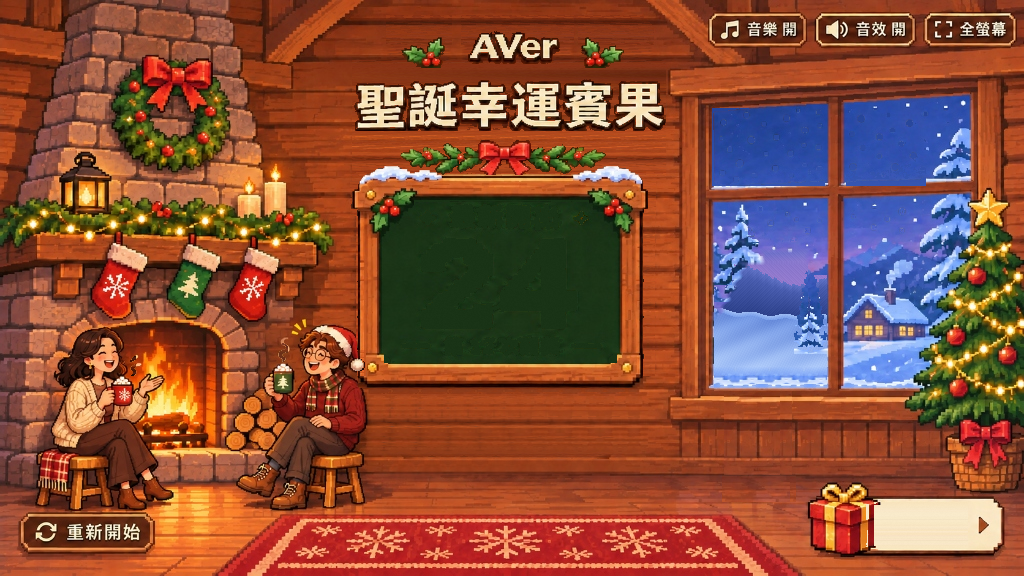
#> input picture assets/scene_clean.png, 1024 x 576 px, found by its file name
$ python build_all_character_actions.py
#> lines starting #> are read from the running program, lines starting #| are printed output that depends on the picture
from PIL import Image
import math

orig = Image.open("public/assets/scene_clean.png").convert("RGBA")
#> orig is the input picture: PIL image 1024x576 RGBA; mean R, G, B, A 136.8, 78.9, 57.3, 255
orig_px = orig.load()

# ==============================================================================
# 1. 窗邊男生：全身轉過去背面 (boy_look_back.png)
# ==============================================================================
SPRITE_X1, SPRITE_Y1 = 710, 260
W, H = 96, 248
boy_idle = Image.open("public/assets/boy_idle.png").convert("RGBA")
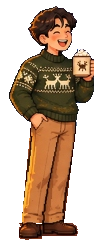
#> input picture assets/boy_idle.png, 96 x 248 px, found by its file name
#> boy_idle is the input picture: PIL image 96x248 RGBA; mean R, G, B, A 64.9, 42.3, 23.7, 126.3
idle_px = boy_idle.load()

boy_back = Image.new("RGBA", (W, H), (0, 0, 0, 0))
#> boy_back: PIL image 96x248 RGBA; every value is 0
back_px = boy_back.load()

# (A) 頭部後腦勺與高領背面 (gy = 264..322)
for gy in range(264, 323):
    ly = gy - SPRITE_Y1
    # 僅掃描頭部範圍 725..780 (避免 gy>=305 時掃到右側 x>=780 的棉花糖與馬克杯！)
    scan_max = 782 if gy < 304 else 775
    row_xs = [gx for gx in range(725, scan_max) if idle_px[gx - SPRITE_X1, ly][3] > 128]
    if not row_xs:
        continue
    xmin, xmax = min(row_xs), max(row_xs)

    if 296 <= gy <= 305:
        xmax = min(xmax, int(780 - (gy - 296) * 0.75))
    elif 306 <= gy <= 311:
        xmin, xmax = 747, 772
    elif gy >= 312:
        # 墨綠高領毛衣固定寬度 748..773，絕不往右凸出
        xmin, xmax = 748, 773

    for gx in range(xmin, xmax + 1):
        lx = gx - SPRITE_X1
        if gx <= xmin + 1 or gx >= xmax - 1 or gy <= 265:
            back_px[lx, ly] = (34, 16, 9, 255)
            continue

        if gy <= 309:
            r, g, b, a = idle_px[lx, ly]
            # 頭頂與左側原本就是深棕色手繪捲髮的區域直接保留
            if a > 128 and 25 < r < 102 and (gy <= 283 or (gx <= 753 and gy <= 294)):
                back_px[lx, ly] = (r, g, b, 255)
            else:
                # 使用飽滿的自然深棕捲髮色階，不再採樣到透明黑色背景
                cx = (xmin + xmax) * 0.5
                dist = abs(gx - cx) / max(1.0, (xmax - xmin) * 0.5)
                wave = math.sin((gx - 740) * 0.45 + (gy - 275) * 0.35)
                if dist < 0.45 and wave > -0.2:
                    base_c = (84, 43, 22)
                elif dist < 0.75:
                    base_c = (66, 33, 16)
                else:
                    base_c = (48, 23, 11)
                shade = 1.0 if gy <= 296 else max(0.74, 1.0 - (gy - 296) * 0.02)
                back_px[lx, ly] = (int(base_c[0] * shade), int(base_c[1] * shade), int(base_c[2] * shade), 255)
        elif gy in (310, 311):
            back_px[lx, ly] = (30, 15, 8, 255)
        else:
            # 墨綠高領毛衣後領 (gy=312..322)
            rib = ((gx - 748) // 2) % 2
            back_px[lx, ly] = (58, 63, 35, 255) if rib == 0 else (45, 50, 27, 255)
#> this loop made 59 passes
#> row_xs on pass 4: [763, 764, 765, 766, 767]

# (B) 毛衣背面與雙肩 (gy = 320..383)
SPINE_X = 762.5
for gy in range(320, 384):
    ly = gy - SPRITE_Y1
    for lx in range(W):
        gx = lx + SPRITE_X1
        dx = gx - SPINE_X
        src_gx = gx if dx <= 0 else int(round(SPINE_X - dx / 0.92))
        src_lx = src_gx - SPRITE_X1
        if not (0 <= src_lx < W):
            continue
        r, g, b, a = idle_px[src_lx, ly]
        if a < 128:
            continue

        # 在 gy=372..383 (毛衣下擺與袖口)，將插口袋手背與中間褲腰頭替換為柔和一致的墨綠羅紋下擺
        if gy >= 372 and 733 <= src_gx <= 764:
            if gy >= 382:
                r, g, b = (32, 18, 10)
            else:
                rib = ((gx - 735) // 2) % 2
                r, g, b = (54, 58, 31) if rib == 0 else (43, 47, 25)
        elif gy >= 382 and 738 <= gx <= 785:
            r, g, b = (32, 18, 10)

        if dx > 2 and r > 40:
            r, g, b = int(r * 0.94), int(g * 0.94), int(b * 0.94)

        back_px[lx, ly] = (r, g, b, 255)

# (C) 長褲背面 (gy = 384..481)
# 直接以 gy=408 的原圖真實長褲橫行像素往上平滑延伸至 gy=384，與 gy>408 達到 0 色差無縫銜接！
ref_ly = 408 - SPRITE_Y1
ref_xs = [x for x in range(730, 790) if idle_px[x - SPRITE_X1, ref_ly][3] > 128]
#> ref_xs = 45 values from 739 to 783
ref_l, ref_r = min(ref_xs), max(ref_xs)
#> ref_l = 739; ref_r = 783

for gy in range(384, 481):
    ly = gy - SPRITE_Y1
    if gy <= 408:
        row_xs = [x for x in range(730, 790) if idle_px[x - SPRITE_X1, ly][3] > 128]
        if not row_xs:
            continue
        cur_l, cur_r = min(row_xs), max(row_xs)
        for gx in range(cur_l, cur_r + 1):
            lx = gx - SPRITE_X1
            # 將 cur_l..cur_r 線性對應到 ref_l..ref_r 的真實長褲像素
            t = (gx - cur_l) / max(1.0, (cur_r - cur_l))
            mapped_gx = int(round(ref_l + t * (ref_r - ref_l)))
            c = idle_px[mapped_gx - SPRITE_X1, ref_ly]
            back_px[lx, ly] = c
    else:
        for lx in range(W):
            rgba = idle_px[lx, ly]
            if rgba[3] > 128:
                back_px[lx, ly] = rgba
#> this loop made 97 passes
#> (cur_l, cur_r) on passes 1 to 12: (741, 786), (741, 786), (741, 785), (741, 785), (740, 785), (740, 785), (740, 785), (740, 785), (740, 785), (740, 785), (740, 784), (740, 784)

# (D) 皮鞋後腳跟與褲腳 (gy = 481..506)
for gy in range(481, 486):
    ly = gy - SPRITE_Y1
    for gx in range(728, 777):
        lx = gx - SPRITE_X1
        back_px[lx, ly] = idle_px[lx, ly]

for gy in range(486, 506):
    ly = gy - SPRITE_Y1
    for gx in range(728, 753):
        lx = gx - SPRITE_X1
        r, g, b, a = idle_px[lx, ly]
        if a < 128:
            continue
        if r > 120 and gy < 499:
            r, g, b = int(r * 0.72), int(g * 0.68), int(b * 0.65)
        if 498 <= gy <= 500 and r > 55:
            r, g, b = (45, 23, 12)
        back_px[lx, ly] = (r, g, b, a)
        rx = lx + 23
        ry = ly - 2
        if 0 <= rx < W and 0 <= ry < H:
            back_px[rx, ry] = (int(r * 0.92), int(g * 0.92), int(b * 0.92), a)

boy_back.save("public/assets/boy_look_back.png")


# ==============================================================================
# 2. 左邊火爐旁女生動作貼圖 (裁切範圍 GX1=60, GY1=332, GW=104, GH=100)
# ==============================================================================
GX1, GY1, GW, GH = 60, 332, 104, 100
girl_talk = orig.crop((GX1, GY1, GX1 + GW, GY1 + GH))
girl_talk.save("public/assets/girl_talk.png")
gt_px = girl_talk.load()

# --- 製作 girl_hand_down.png (左手放下放在腿上) ---
girl_down = girl_talk.copy()
gd_px = girl_down.load()

# 1. 提取女生的「左手掌 (gx=139..163, gy=370..393) + 左前臂袖子 (gx=131..153, gy=387..424)」
left_arm = Image.new("RGBA", (GW, GH), (0, 0, 0, 0))
#> left_arm: PIL image 104x100 RGBA; every value is 0
la_px = left_arm.load()

for gy in range(370, 425):
    for gx in range(130, 164):
        lx, ly = gx - GX1, gy - GY1
        r, g, b, a = gt_px[lx, ly]
        is_part = False
        if gy <= 392 and gx >= 139:
            is_flame_bg = (r > 215 and b < 55 and not (r < 115 and g < 70)) or (gx <= 141 and gy <= 376)
            if gy >= 389 and gx >= 153:
                is_flame_bg = True
            if not is_flame_bg:
                is_part = True
        elif gy >= 386 and gx <= 153:
            right_bound = 152 - int(max(0, gy - 392) * 0.42)
            left_bound = 132 if gy <= 404 else 126
            if left_bound <= gx <= right_bound:
                is_part = True
        if is_part:
            la_px[lx, ly] = (r, g, b, 255)

# 2. 擦除舉起的左手掌 (gy=368..393, gx=139..163)：
# 直接將正上方 gy=344..368 的真實火焰垂直連續向下延展，與 gy=368 邊界 100% 零色差銜接！
for gy in range(368, 423):
    for gx in range(131, 164):
        lx, ly = gx - GX1, gy - GY1
        if la_px[lx, ly][3] > 0 or (368 <= gy <= 393 and gx >= 139):
            if gy >= 388 and gx <= 144:
                gd_px[lx, ly] = orig_px[min(144, gx), min(414, gy + 8)]
            else:
                # 在 gy=368 時 src_gy 正好為 368 (零接縫)，往下平滑採樣右側與上方火焰
                t = (gy - 368) / 26.0
                src_gy = int(round(368 - t * 14))
                src_gx = min(163, int(round(gx + t * 8)))
                gd_px[lx, ly] = orig_px[src_gx, max(345, min(420, src_gy))]

# 3. 繞左肘樞紐 (gx=128, gy=412) 順時針往下旋轉 20 度
piv_x, piv_y = 128 - GX1, 412 - GY1
rad = math.radians(20)
cos_a, sin_a = math.cos(rad), math.sin(rad)
rot_arm = Image.new("RGBA", (GW, GH), (0, 0, 0, 0))
ra_px = rot_arm.load()
for y in range(GH):
    for x in range(GW):
        dx, dy = x - piv_x, y - piv_y
        sx = int(round(piv_x + dx * cos_a + dy * sin_a))
        sy = int(round(piv_y - dx * sin_a + dy * cos_a))
        if 0 <= sx < GW and 0 <= sy < GH and la_px[sx, sy][3] > 0:
            ra_px[x, y] = la_px[sx, sy]

girl_down.alpha_composite(rot_arm)
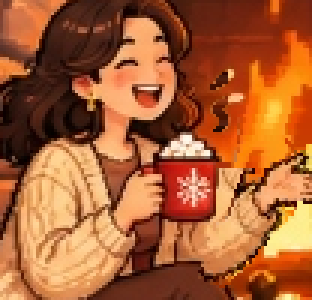
#> girl_down: PIL image 104x100 RGBA (shown 3 times larger); mean R, G, B, A 168, 95.4, 52.2, 255
girl_down.save("public/assets/girl_hand_down.png")


# --- 製作 girl_drink.png (右手與紅馬克杯抬高到嘴邊喝熱可可) ---
girl_drink = girl_talk.copy()
gdr_px = girl_drink.load()

# 1. 提取「右手掌 + 紅色馬克杯 + 棉花糖」(gx=96..133, gy=374..408)
g_cup = Image.new("RGBA", (GW, GH), (0, 0, 0, 0))
gc_px = g_cup.load()
for gy in range(374, 409):
    for gx in range(96, 134):
        lx, ly = gx - GX1, gy - GY1
        r, g, b, a = gt_px[lx, ly]
        take = False
        if 108 <= gx <= 133 and 374 <= gy <= 405:
            if not (gx <= 112 and gy <= 378 and r < 85):
                take = True
        if 96 <= gx <= 115 and 384 <= gy <= 408:
            take = True
        if take:
            gc_px[lx, ly] = (r, g, b, 255)

# 2. 修補杯子與右手上移 10px 後在下方 (gy=394..408, gx=96..133) 露出的 10px 區域：
for gy in range(392, 409):
    for gx in range(96, 134):
        lx, ly = gx - GX1, gy - GY1
        if gc_px[lx, ly][3] > 0:
            if gx <= 106:
                gdr_px[lx, ly] = orig_px[gx - 4, min(415, gy + 8)]
            elif gx <= 115:
                # 內搭毛衣純棕色 (採樣自 gx=108, gy=412，避開下方深色褲頭)
                gdr_px[lx, ly] = orig_px[108 + (gx % 3), 411 + (gy % 3)]
            else:
                # 左前臂米白毛衣 (採樣自 gx=135..142, gy=402..410)
                gdr_px[lx, ly] = orig_px[min(143, gx + 14), min(412, gy + 5)]

# 3. 將紅馬克杯與右手往左上嘴邊抬高 (dx = -2, dy = -10)
up_cup = Image.new("RGBA", (GW, GH), (0, 0, 0, 0))
uc_px = up_cup.load()
for y in range(GH):
    for x in range(GW):
        sx, sy = x - (-2), y - (-10)
        if 0 <= sx < GW and 0 <= sy < GH and gc_px[sx, sy][3] > 0:
            uc_px[x, y] = gc_px[sx, sy]

girl_drink.alpha_composite(up_cup)
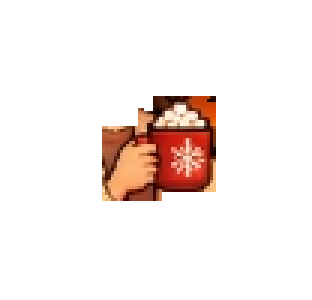
#> up_cup: PIL image 104x100 RGBA (shown 3 times larger); mean R, G, B, A 19.3, 10.1, 6.9, 27.8; transparent parts drawn white
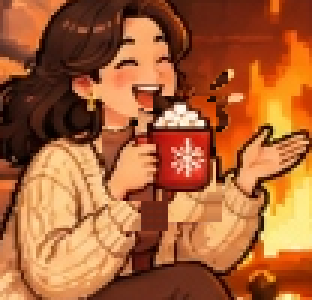
#> girl_drink: PIL image 104x100 RGBA (shown 3 times larger); mean R, G, B, A 168.7, 97.9, 54.3, 255
girl_drink.save("public/assets/girl_drink.png")


# ==============================================================================
# 3. 中間聖誕帽男生動作貼圖 (裁切範圍 BX1=228, BY1=316, BW=132, BH=148)
# ==============================================================================
BX1, BY1, BW, BH = 228, 316, 132, 148
boy1_talk = orig.crop((BX1, BY1, BX1 + BW, BY1 + BH))
boy1_talk.save("public/assets/boy1_talk.png")
bt_px = boy1_talk.load()

boy1_clean_bg = boy1_talk.copy()
bcb_px = boy1_clean_bg.load()

# 徹底清除頭頂三道黃色說話光芒及其深色外框 (gx=280..308, gy=316..337)：
for gy in range(316, 338):
    for gx in range(280, 308):
        # 男生頭髮位於 gy >= 328 and gx >= 298 (以及 gy >= 333 and gx >= 293 的髮梢)
        if (gy >= 328 and gx >= 298) or (gy >= 333 and gx >= 293):
            continue
        src_gx = 266 + ((gx - 280) % 14)
        bcb_px[gx - BX1, gy - BY1] = orig_px[src_gx, gy]

# 徹底清除綠馬克杯上方靜態蒸汽線 (gx=276..291, gy=336..359)：
for gy in range(336, 360):
    for gx in range(276, 291):
        src_gx = 264 + ((gx - 276) % 11)
        bcb_px[gx - BX1, gy - BY1] = orig_px[src_gx, gy]

# 提取「綠色馬克杯 + 棉花糖 + 右手掌」(gx=263..294, gy=359..398)
b_cup = Image.new("RGBA", (BW, BH), (0, 0, 0, 0))
#> b_cup: PIL image 132x148 RGBA; every value is 0
bc_px = b_cup.load()
for gy in range(359, 399):
    for gx in range(263, 295):
        lx, ly = gx - BX1, gy - BY1
        r, g, b, a = bt_px[lx, ly]
        take = False
        if 272 <= gx <= 294 and 359 <= gy <= 393:
            is_brick = (gy <= 365 and (gx <= 275 or gx >= 290) and r > g + 35 and r < 165)
            if not is_brick:
                take = True
        if 263 <= gx <= 282 and 370 <= gy <= 398:
            is_wood = (gx <= 272 and gy >= 390) and not (gx >= 268 and gy <= 394 and r > 185 and b > 95)
            is_stone = (gx <= 266 and gy <= 375 and r < 165)
            if not is_wood and not is_stone:
                take = True
        if take:
            bc_px[lx, ly] = (r, g, b, 255)

def erase_boy1_cup_area(img):
    px = img.load()
    for gy in range(359, 399):
        for gx in range(263, 295):
            lx, ly = gx - BX1, gy - BY1
            if bc_px[lx, ly][3] > 0:
                if gy <= 388:
                    src_gy = max(336, gy - 22)
                    px[lx, ly] = bcb_px[lx, src_gy - BY1]
                else:
                    if gx <= 273:
                        # 保留圓木柴火自然過渡
                        px[lx, ly] = orig_px[max(258, gx - 5), min(400, gy + 4)]
                    else:
                        # 使用純暗紅毛衣底色 (104, 25, 16)，不取到圍巾條紋！
                        px[lx, ly] = (104, 25, 16, 255)


# --- 製作 boy1_hand_down.png (手與綠馬克杯自然放低休息) ---
boy1_down = boy1_clean_bg.copy()
erase_boy1_cup_area(boy1_down)

down_layer = Image.new("RGBA", (BW, BH), (0, 0, 0, 0))
dl_px = down_layer.load()
for y in range(BH):
    for x in range(BW):
        sx, sy = x - 4, y - 8
        if 0 <= sx < BW and 0 <= sy < BH and bc_px[sx, sy][3] > 0:
            dl_px[x, y] = bc_px[sx, sy]

boy1_down.alpha_composite(down_layer)
boy1_down.save("public/assets/boy1_hand_down.png")


# --- 製作 boy1_drink.png (舉綠馬克杯湊到嘴邊喝熱可可) ---
boy1_drink = boy1_clean_bg.copy()
bdr_px = boy1_drink.load()
erase_boy1_cup_area(boy1_drink)

# 補上右手腕隨杯子往右上抬起後的純色暗紅毛衣袖子 (gx=275..294, gy=386..398)
for gy in range(386, 399):
    for gx in range(275, 294):
        if gx in (275, 293):
            bdr_px[gx - BX1, gy - BY1] = (45, 14, 10, 255) # 袖子邊線
        else:
            bdr_px[gx - BX1, gy - BY1] = (106, 26, 17, 255) # 暗紅毛衣袖子

drink_layer = Image.new("RGBA", (BW, BH), (0, 0, 0, 0))
drl_px = drink_layer.load()
for y in range(BH):
    for x in range(BW):
        sx, sy = x - 13, y - (-5)
        if 0 <= sx < BW and 0 <= sy < BH and bc_px[sx, sy][3] > 0:
            drl_px[x, y] = bc_px[sx, sy]

boy1_drink.alpha_composite(drink_layer)
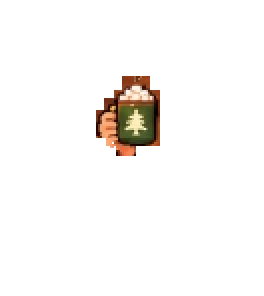
#> drink_layer: PIL image 132x148 RGBA (shown 2 times larger); mean R, G, B, A 6.9, 4.9, 3.1, 12.6; transparent parts drawn white
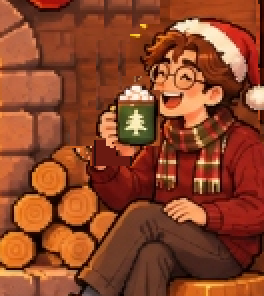
#> boy1_drink: PIL image 132x148 RGBA (shown 2 times larger); mean R, G, B, A 140.4, 68.8, 40.1, 255
boy1_drink.save("public/assets/boy1_drink.png")


# ==============================================================================
# 4. 產生預覽圖以供視覺驗證
# ==============================================================================
preview = Image.new("RGBA", (GW * 3 + BW * 3 + 20, 160), (30, 20, 15, 255))
preview.paste(girl_talk, (0, 0))
preview.paste(girl_down, (GW, 0))
preview.paste(girl_drink, (GW * 2, 0))
preview.paste(boy1_talk, (GW * 3 + 20, 0))
preview.paste(boy1_down, (GW * 3 + 20 + BW, 0))
preview.paste(boy1_drink, (GW * 3 + 20 + BW * 2, 0))
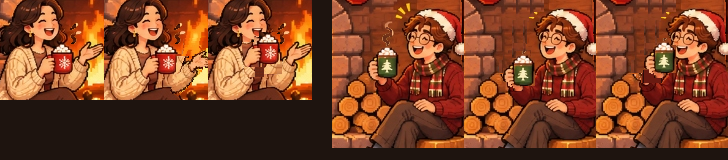
#> preview: PIL image 728x160 RGBA; mean R, G, B, A 122.9, 65.3, 37.9, 255
preview.save("public/assets/hearth_actions_preview.png")

print("Successfully perfected all character sprites v2!")
